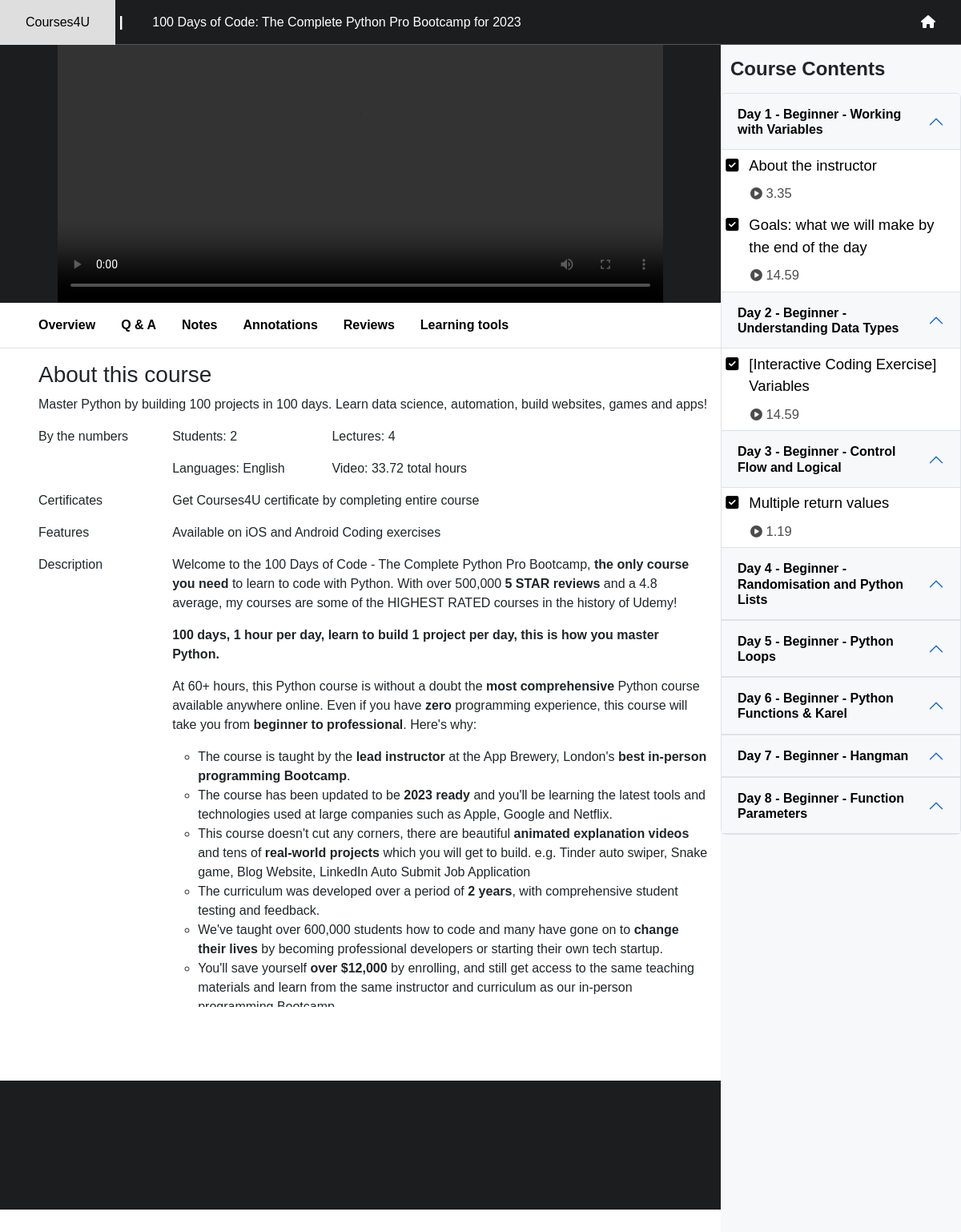
/student/learning/course.php?course_id=1, run on the app's committed database.
### tables this page shows
CREATE TABLE `course` (
  `course_id` int(11) NOT NULL,
  `course_name` varchar(150) DEFAULT NULL,
  `course_title` varchar(200) DEFAULT NULL,
  `course_target` text DEFAULT NULL,
  `course_description` longtext DEFAULT NULL,
  `course_img` varchar(100) DEFAULT NULL,
  `start_date` datetime DEFAULT current_timestamp(),
  `updated_date` datetime DEFAULT NULL ON UPDATE current_timestamp(),
  `language_id` char(10) NOT NULL,
  `user_id` int(11) NOT NULL,
  `sub_topic_id` int(11) DEFAULT NULL
);

CREATE TABLE `language` (
  `language_id` char(10) NOT NULL,
  `language_name` char(40) NOT NULL
);

CREATE TABLE `chapter` (
  `chapter_id` int(11) NOT NULL,
  `chapter_title` varchar(200) DEFAULT NULL,
  `course_id` int(11) NOT NULL
);

CREATE TABLE `lecture` (
  `lecture_id` int(11) NOT NULL,
  `lecture_title` varchar(200) DEFAULT NULL,
  `lecture_duration` float(4,2) DEFAULT NULL,
  `lecture_video` varchar(150) DEFAULT NULL,
  `chapter_id` int(11) DEFAULT NULL,
  `assignment` varchar(255) DEFAULT NULL
);

### config.php (called while the page is built, shortened)
<?php
function abs_url($path)
{
    return 'http://' . $_SERVER['SERVER_NAME'] . ':' . $_SERVER['SERVER_PORT'] . '/HUMG_A1_EXAM/coures4u/' . $path;
}
?>

### db/db_helper.php (called while the page is built, shortened)
<?php
    function executeResult($sql, $onlyOne = false) {
        require "db_connect.php";
        mysqli_set_charset($conn, 'utf8');
        $result = $conn->query($sql);
        if ($onlyOne) {
            $data = $result->fetch_assoc();
        } else {
            $data = [];
            if ($result->num_rows > 0) {
                while ($row = $result->fetch_assoc()) {
                    $data[] = $row;
                }
            }
        }
        return $data;
    }
?>

### student/learning/course.php (the view, shortened to what this page needs)
<?php
require "C:/xampp/htdocs/HUMG_A1_EXAM/coures4u/config.php";
require abs_path('db/db_helper.php');
?>
<!DOCTYPE html>
<html lang="en">
<head>
    <link href="https://cdn.jsdelivr.net/npm/bootstrap@5.2.1/dist/css/bootstrap.min.css" rel="stylesheet">
    <link href="https://getbootstrap.com/docs/5.2/assets/css/docs.css" rel="stylesheet">
    <link rel="stylesheet" href="https://cdnjs.cloudflare.com/ajax/libs/font-awesome/5.15.4/css/all.min.css" />
    <link rel="stylesheet" href=<?= abs_url('assets/css/learning_page/learning_page.css') ?>>
    <?php
    $course_id = $_GET['course_id'];
    $sql = "SELECT * FROM course, language WHERE course_id = $course_id AND language.language_id = course.language_id";
    $current_course = executeResult($sql, $onlyOne = true);
    ?>
</head>
<body>
    <div class="learning_interface--layout">
        <nav class="fixed-top top-0 end-0">
            <div class="nav__elements--pc">
                <div>
                    <a href=<?= abs_url('student/index.php') ?>>Courses4U</a>
                    <label class="nav_logo--vline"> | </label>
                    <a href="#"><?= $current_course['course_name'] ?></a>
                </div>
                <div>
                    <a href=<?= abs_url('student/index.php') ?>><i class="fa-solid fa-house"></i></a>
                </div>
            </div>
                                    <?php
                                    $sql = "SELECT * FROM chapter WHERE course_id = $course_id";
                                    $chapters = executeResult($sql);
                                    foreach ($chapters as $chapter) {
                                        $count += 1; ?>
                                                    <?php
                                                    $sql = "SELECT * FROM lecture WHERE chapter_id = $chapter[chapter_id]";
                                                    $lectures = executeResult($sql);
                                                    ?>
                                    <?php } ?>
        </nav>
        <div class="body-wrapper">
            <div class="body-wrapper__video">
                <video controls>
                    <?php
                    if (isset($_GET['lecture_id'])) {
                        $video_lecture_id = $_GET['lecture_id'];
                        $sql = "SELECT lecture_video FROM lecture WHERE lecture_id = $video_lecture_id";
                        $video = executeResult($sql, $onlyOne = true)['lecture_video'];
                    ?>
                        <source src="<?= abs_url('assets/video/lecture/' . $video); ?>" type="video/mp4">
                    <?php } else {
                        $sql = "SELECT lecture_video FROM lecture LIMIT 1";
                        $video = executeResult($sql, $onlyOne = true)['lecture_video'];
                    ?>
                        <source src="<?= abs_url('assets/video/lecture/' . $video); ?>" type="video/mp4">
                    <?php } ?>
                </video>
            </div>
            <div class="course-summary">
                <div class="course-summary__linkbar">
                    <ul>
                        <li><a href=""><b>Overview</b></a></li>
                        <li><a href=""><b>Q & A</b></a></li>
                        <li><a href=""><b>Notes</b></a></li>
                        <li><a href=""><b>Annotations</b></a></li>
                        <li><a href=""><b>Reviews</b></a></li>
                        <li><a href=""><b>Learning tools</b></a></li>
                    </ul>
                </div>
                <div class="course-summary__overview">
                    <ul>
                        <li class="overview__title" style="list-style-type: none;">
                            <h3>About this course</h3>
                            <p><?= $current_course['course_title'] ?></p>
                        </li>
                        <li class="overview__byTheNumbers">
                            <p>By the numbers</p>
                            <?php
                            $sql = "SELECT COUNT(*) AS total_student FROM `course_student` WHERE course_id = $course_id";
                            $total_student = executeResult($sql, $onlyOne = true)['total_student'];
                            ?>
                            <div>
                                <p>Students: <?= $total_student ?></p>
                                <p>Languages: <?= $current_course['language_name'] ?></p>
                            </div>
                            <div style="margin-left: 2em;">
                                <?php
                                $sql = "SELECT COUNT(*) AS total FROM lecture WHERE chapter_id
                                IN (SELECT chapter.chapter_id FROM chapter WHERE course_id = $course_id)";
                                $numOfLectures = executeResult($sql, $onlyOne = true)['total'];
                                ?>
                                <p>Lectures: <?= $numOfLectures ?></p>
                                <?php
                                $sql = "SELECT SUM(lecture_duration) AS total FROM lecture WHERE chapter_id
                                IN (SELECT chapter.chapter_id FROM chapter WHERE course_id = $course_id)";
                                $sumOfLectures = executeResult($sql, $onlyOne = true)['total'];
                                ?>
                                <p>Video: <?= $sumOfLectures ?> total hours</p>
                            </div>
                        </li>
                        <li class="overview__Certificates">
                            <p>Certificates</p>
                            <p>Get Courses4U certificate by completing entire course</p>
                        </li>
                        <li class="overview__Features">
                            <p>Features</p>
                            <p>Available on iOS and Android
                                Coding exercises</p>
                        </li>
                        <li class="overview__Description" style="border: none !important;">
                            <p>Description</p>
                            <span>
                                <?= $current_course['course_description'] ?>
                            </span>
                        </li>
                    </ul>
                </div>
            </div>
        </div>
        <footer>
        </footer>
    </div>
    <div class="sidebar-accordion sidebar-accordion--pc" style="background-color: #f7f8fa">
        <div class="courses-container accordion" id="accordionExample">
            <div class="sidebar-accordion__title">
                Course Contents
            </div>
            <form action="" method="GET">
                <?php
                $sql = "SELECT * FROM chapter WHERE course_id = $course_id";
                $chapters = executeResult($sql);
                $count = 0;
                foreach ($chapters as $chapter) {
                    $count += 1; ?>
                    <div class="accordion-item">
                        <div class="accordion-item__tittle">
                            <h2 class="accordion-header" id="<?= 'heading' . $count ?>">
                                <button class="accordion-button" type="button" data-bs-toggle="collapse" data-bs-target="#<?= 'collapse' . $count ?>" aria-expanded="true" aria-controls="<?= 'collapse' . $count ?>" style="background-color: #f7f8fa;">
                                    <strong><?= $chapter['chapter_title'] ?></strong>
                                </button>
                            </h2>
                        </div>
                        <div id="<?= 'collapse' . $count ?>" class="accordion-collapse collapse show" aria-labelledby="<?= 'heading' . $count ?>" data-bs-parent="#accordionExample">
                            <div class="courses-content">
                                <?php
                                $sql = "SELECT * FROM lecture WHERE chapter_id = $chapter[chapter_id]";
                                $lectures = executeResult($sql);
                                foreach ($lectures as $lecture) {
                                ?>
                                    <div>
                                        <a href=<?= abs_url('student/learning/course.php?course_id=' . $course_id . '&lecture_id=' . $lecture['lecture_id']) ?>>
                                            <div class="courses-content__items--wrapper">
                                                <div>
                                                    <i class="fa-solid fa-square-check"></i>
                                                </div>
                                                <div style="word-wrap: break-word;">
                                                    <?= $lecture['lecture_title'] ?><br>
                                                    <div style="margin-top: 0.5em; color: rgba(0, 0, 0, 0.7); font-size: 0.9em !important">
                                                        <i class="fa-solid fa-circle-play" style="font-size: 0.9em !important"></i> <?= $lecture['lecture_duration'] ?>
                                                    </div>
                                                </div>
                                            </div>
                                        </a>
                                    </div>
                                <?php } ?>
                            </div>
                        </div>
                    </div>
                <?php } ?>
            </form>
        </div>
    </div>
</body>
</html>

### assets/css/learning_page/learning_page.css (style rules this page uses)
* { font-family: SFProText-Regular, Helvetica, Arial, sans-serif; }
:root { --selection-bg-color: #00d4ff; --selection-text-color: white; --bg-color: #1c1d1f; --border-line-color: rgba(222, 217, 217, 0.3); --border-line-color-bold: rgba(222, 217, 217, 0.8); }
.learning_interface--layout { width: 100%; display: grid; grid-template-rows: auto auto auto; margin: 0; }
.nav__elements--pc, .nav__elements--mb { width: 100%; height: 3.5em; background-color: var(--bg-color); border-bottom: 0.0625em solid var(--border-line-color); display: flex; flex-wrap: nowrap; justify-content: space-between; align-items: center; box-sizing: border-box; }
.nav_logo--vline { font-weight: bold; font-size: 1.2em; line-height: 100%; color: white; }
.nav__elements--pc div>a, .nav__elements--mb>a { display: inline-block; text-decoration: none; }
.nav__elements--pc div a, .nav__elements--mb a, .nav_btn { color: #fff; padding: 1em 2em; }
.body-wrapper { display: grid; grid-template-rows: auto auto; box-sizing: border-box; }
.body-wrapper__video { background-color: var(--bg-color); width: 100%; object-fit: fill; }
.body-wrapper__video video { width: 100%; display: block; }
.course-summary { margin: 0; display: grid; grid-template-rows: auto auto; box-sizing: border-box; }
.course-summary__linkbar { width: 100%; border-bottom: 1px solid var(--border-line-color-bold); }
.course-summary__linkbar ul { display: flex; justify-content: flex-start; list-style-type: none; align-items: center; height: 100%; margin: 0; }
.course-summary__linkbar ul li { margin: 0; height: 100%; text-align: center; display: block; padding: 1em; }
.course-summary__linkbar ul a { text-decoration: none; color: black; height: 100%; margin: auto; }
.course-summary__overview { width: 100%; overflow-y: scroll; scroll-behavior: smooth; padding: 1em; }
.overview__byTheNumbers { display: grid; grid-template-columns: 2fr 2fr 6fr; }
.overview__Certificates, .overview__Features, .overview__Description { display: grid; grid-template-columns: 2fr 8fr; }
footer { width: 100%; background-color: var(--bg-color); color: white; min-height: 10.1em; margin: 0; }
.sidebar-accordion { height: 100%; overflow-y: auto; scroll-behavior: smooth; }
.sidebar-accordion__title { padding: 0.5em; font-size: 1.5em; font-weight: bolder; }
.accordion-button:not(.collapsed) { color: black; }
.courses-content { display: flex; flex-direction: column; justify-content: space-between; }
.courses-content div { padding: 0.1em; }
.courses-content div>a { text-decoration: none; display: block; color: black; }
.courses-content__items--wrapper { display: grid; grid-template-columns: 5% 90%; column-gap: 5%; font-size: 1.15em; }
@media (min-width: 62em) { .body-wrapper__video { border-right: 4.5em solid var(--bg-color); border-left: 4.5em solid var(--bg-color); } }
@media (min-width: 62em) { .body-wrapper { width: 75%; } }
@media (min-width: 62em) { .course-summary__overview { height: 90% } }
@media (min-width: 62em) { .sidebar-accordion { width: 25%; position: fixed; right: 0; top: 3.5em; z-index: 1; } }
@media (min-width: 62em) { footer { width: 75%; } }

### data on the page
course: course_name "100 Days of Code: The Complete Python Pro Bootcamp for 2023", course_title "Master Python by building 100 projects in 100 days. Learn data science, automation, build websites, games and apps!", language.language_name "English", course_description "Welcome to the 100 Days of Code - The Complete Python Pro Bootcamp, the only course you need to learn to code with Python. With over 500,000 5 STAR reviews and a 4.8 average, my courses are some of the HIGHEST RATED courses in the history of Udemy! 100 days, 1 hour per day, learn to build 1 project per day, this is how you master Python. At 60+ hours, this Python course is without a doubt the most comprehensive Python course available anywhere online. Even if you have zero programming experience, this course will take you from beginner to professional . Here's why: The course is taught by the lead instructor at the App Brewery, London's best in-person programming Bootcamp . The course has…"
chapter: chapter_title "Day 1 - Beginner - Working with Variables"
lecture: lecture_title "About the instructor", lecture_duration "3.35"
lecture: lecture_title "Goals: what we will make by the end of the day", lecture_duration "14.59"
chapter: chapter_title "Day 2 - Beginner - Understanding Data Types"
lecture: lecture_title "[Interactive Coding Exercise] Variables", lecture_duration "14.59"
chapter: chapter_title "Day 3 - Beginner - Control Flow and Logical"
lecture: lecture_title "Multiple return values", lecture_duration "1.19"
chapter: chapter_title "Day 4 - Beginner - Randomisation and Python Lists"
chapter: chapter_title "Day 5 - Beginner - Python Loops"
chapter: chapter_title "Day 6 - Beginner - Python Functions & Karel"
chapter: chapter_title "Day 7 - Beginner - Hangman"
chapter: chapter_title "Day 8 - Beginner - Function Parameters"

### other printed values
$total_student "2"
$numOfLectures "4"
$sumOfLectures "33.72"
